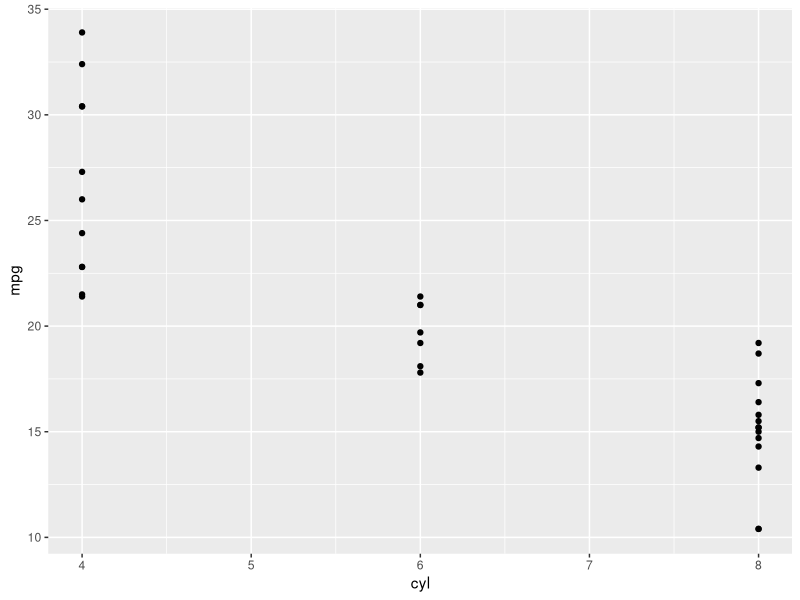
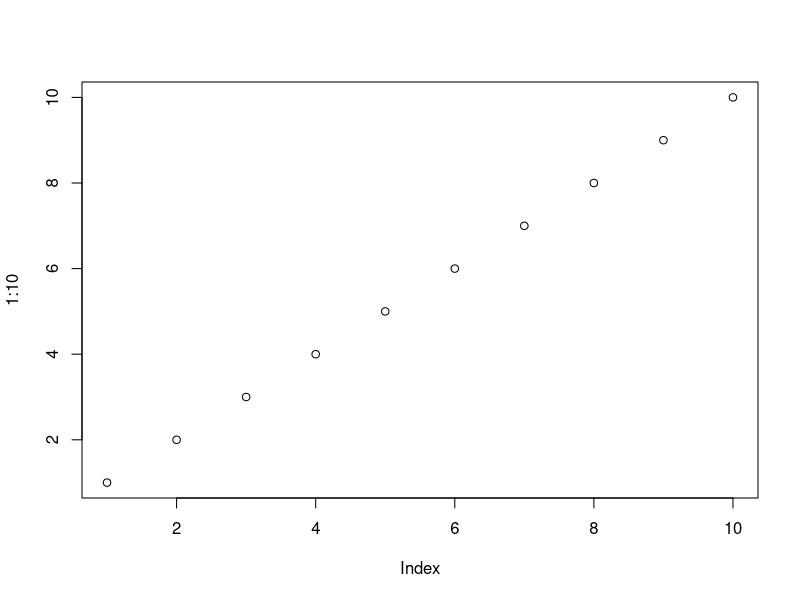

Generate these figures, in order, with R: (Note: this script raises an error after producing the figures.)
library(ggplot2)

ggplot(mtcars)+
  geom_point(aes(x=cyl, y =mpg))

#comment
plot(1:10)

t.test(runif(100,-1,1))

adasd
